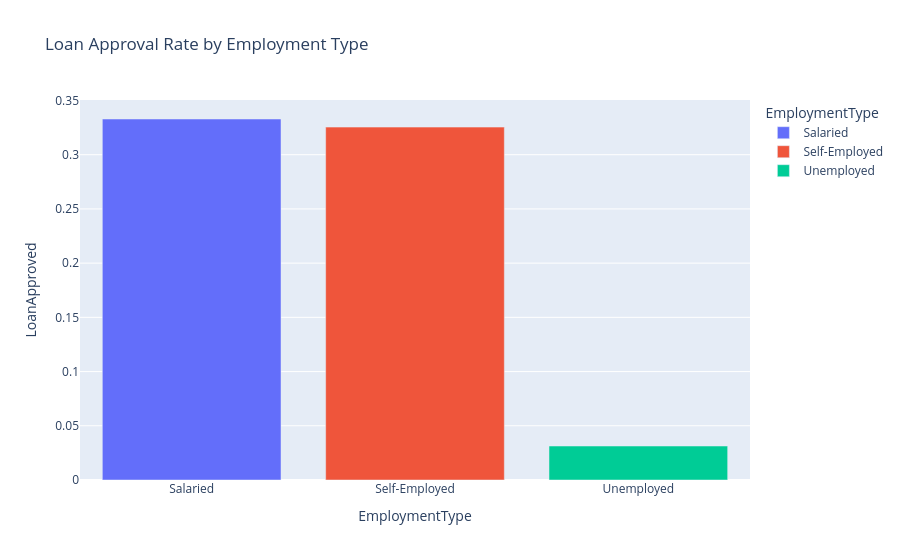

Here is the notebook cell this chart was saved with:
### Code cell
emp_rate = df.groupby('EmploymentType')['LoanApproved'].mean().reset_index()

px.bar(emp_rate, x='EmploymentType', y='LoanApproved',
             title='Loan Approval Rate by Employment Type',
             color='EmploymentType')
#yes employment type effect approve

### Figure 1 — Plotly figure (JSON) as saved in the notebook; plotly's stock layout.template omitted (floating-point values rounded to 4 significant figures)
{"data": [{"hovertemplate": "EmploymentType=%{x}<br>LoanApproved=%{y}<extra></extra>", "legendgroup": "Salaried", "marker": {"color": "#636efa", "pattern": {"shape": ""}}, "name": "Salaried", "orientation": "v", "showlegend": true, "textposition": "auto", "type": "bar", "x": ["Salaried"], "xaxis": "x", "y": [0.3329], "yaxis": "y"}, {"hovertemplate": "EmploymentType=%{x}<br>LoanApproved=%{y}<extra></extra>", "legendgroup": "Self-Employed", "marker": {"color": "#EF553B", "pattern": {"shape": ""}}, "name": "Self-Employed", "orientation": "v", "showlegend": true, "textposition": "auto", "type": "bar", "x": ["Self-Employed"], "xaxis": "x", "y": [0.3254], "yaxis": "y"}, {"hovertemplate": "EmploymentType=%{x}<br>LoanApproved=%{y}<extra></extra>", "legendgroup": "Unemployed", "marker": {"color": "#00cc96", "pattern": {"shape": ""}}, "name": "Unemployed", "orientation": "v", "showlegend": true, "textposition": "auto", "type": "bar", "x": ["Unemployed"], "xaxis": "x", "y": [0.03133], "yaxis": "y"}], "layout": {"barmode": "relative", "legend": {"title": {"text": "EmploymentType"}, "tracegroupgap": 0}, "title": {"text": "Loan Approval Rate by Employment Type"}, "xaxis": {"anchor": "y", "categoryarray": ["Salaried", "Self-Employed", "Unemployed"], "categoryorder": "array", "domain": [0, 1], "title": {"text": "EmploymentType"}}, "yaxis": {"anchor": "x", "domain": [0, 1], "title": {"text": "LoanApproved"}}}}
